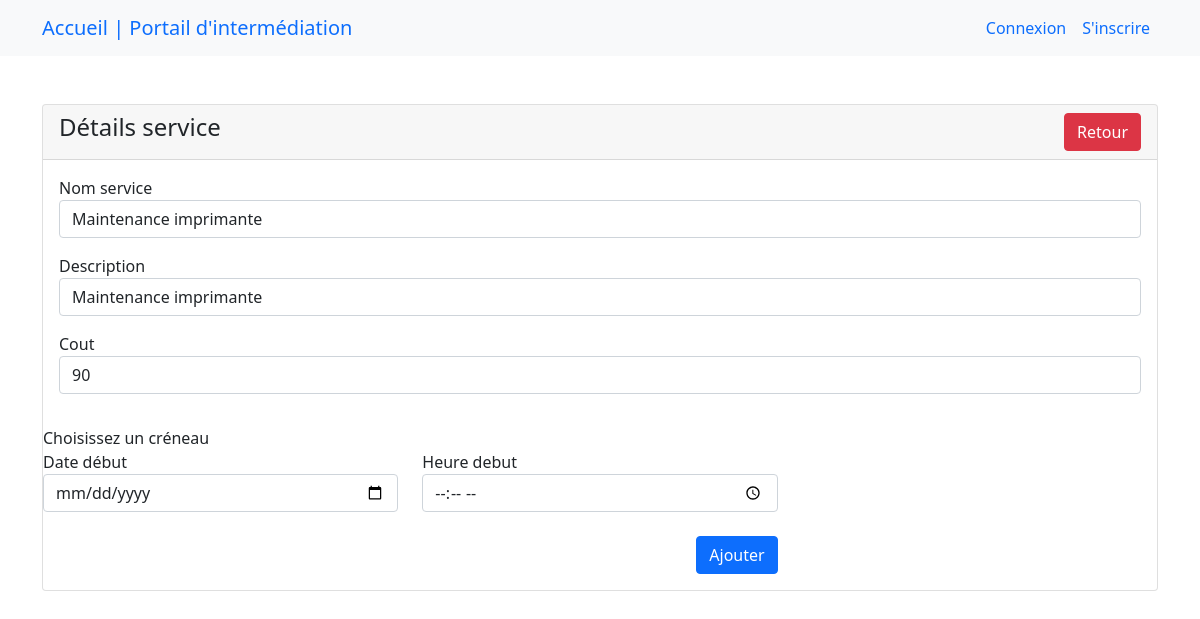
Page /app/proposerrdvservice.php?id=1 (signed in) on the committed database.
### tables this page shows
CREATE TABLE `service` (
  `IdService` int(10) NOT NULL,
  `nomService` varchar(50) NOT NULL,
  `descriptionService` text NOT NULL,
  `cout` float NOT NULL,
  `dcreationService` timestamp NOT NULL DEFAULT current_timestamp()
);

### app/proposerrdvservice.php (the view, shortened to what this page needs)
<?php
include('dbcon.php');
include('header.php');
include('navbar.php');
?>
    <div class="container mt-5">
        <div class="row">
            <div class="col-md-12">
                <div class="card">
                    <div class="card-header">
                        <h4>Détails service
                            <a href="espacefournisseur.php" class="btn btn-danger float-end">Retour</a>
                        </h4>
                    </div>
                    <div class="card-body">
                    <?php
                   if(isset($_GET['id']))
                   {
                    $id_service = mysqli_real_escape_string($con, $_GET['id']);
                    $query = "SELECT * FROM service WHERE IdService ='$id_service'";
                    $query_run = mysqli_query($con, $query);
                    if (mysqli_num_rows($query_run) >0)
                    {
                        $service = mysqli_fetch_array($query_run);
                    ?>
                            <div class="mb-3">
                                <label>Nom service</label>
                                <p class="form-control"> <?=$service['nomService'];?> </p>
                            </div>
                            <div class="mb-3">
                                <label>Description</label>
                                <p class="form-control"> <?=$service['descriptionService'];?> </p>
                            </div>
                            <div class="mb-3">
                                <label>Cout</label>
                                <p class="form-control"> <?=$service['cout'];?> </p>
                            </div>
                            </div>
                            <div class="mb-3">
                                <label>Choisissez un créneau</label>
                                <form action="codeproposerservice.php" method="GET">
                                <div class="row">
                                    <div class="col-md-4">
                                        <div class="form-group">
                                        <label>Date début</label>
                                        <input type="date" name="datedebut" class="form-control">
                                        </div>
                                        </div>
                                        <div class="col-md-4">
                                        <div class="form-group">
                                        <label>Heure debut</label>
                                        <input type="time" name="heuredebut" class="form-control">
                                         <br>
                                    <button type="submit" name="ajouterrdv" class="btn btn-primary float-end">Ajouter</button>
                                </div>
                                </div>
                            </form>
                            </div>
                    <?php
                    }
                    else{
                        echo " <h4> ID introuvable</h4>";
                    }
                   }
                   ?>
                    </div>
                </div>
            </div>
        </div>
</body>
</html>

### rows in the picture
service: nomService "Maintenance imprimante", descriptionService "Maintenance imprimante", cout "90"
